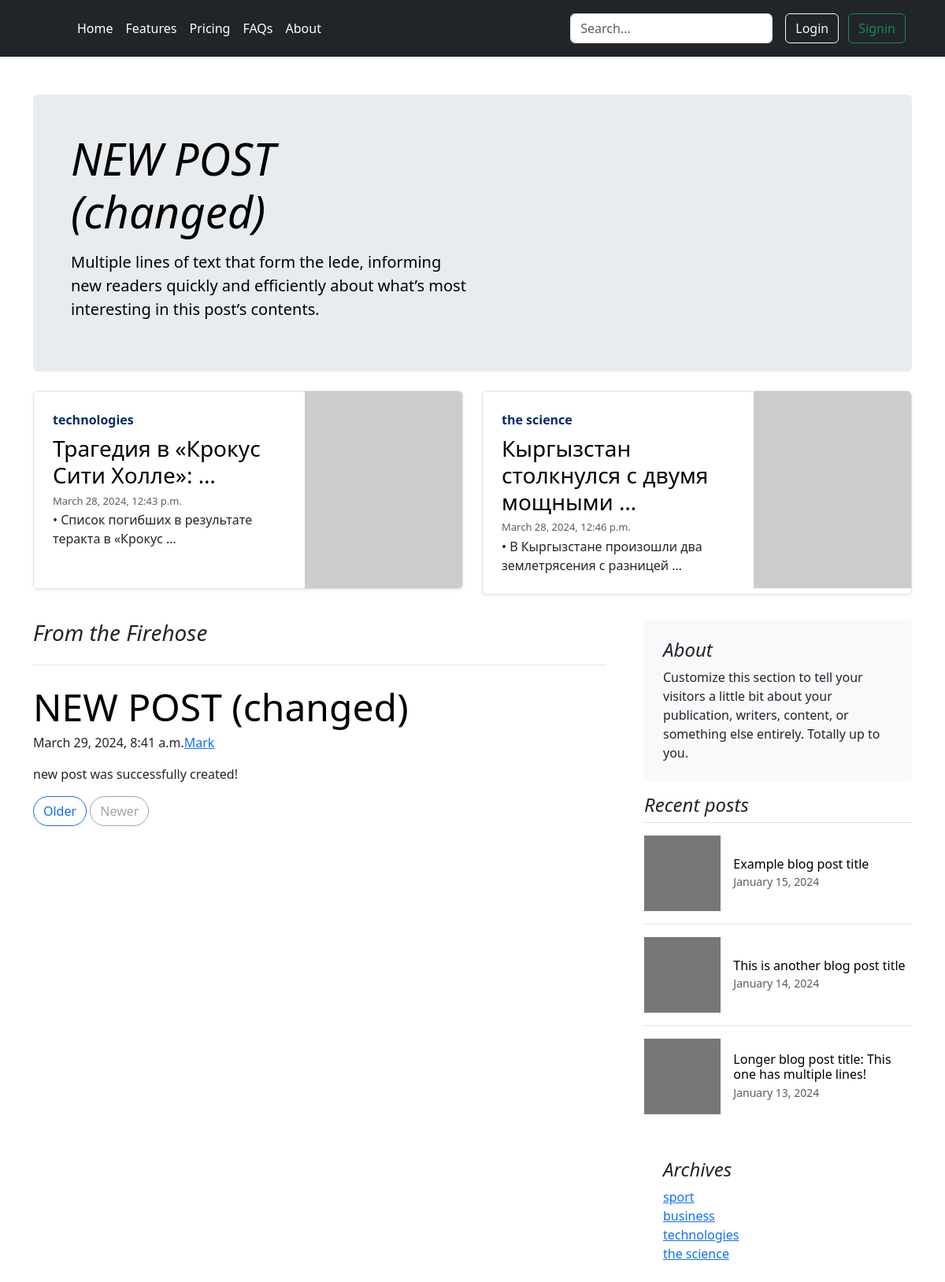
The app's page /post_details/14/ with its own data.
### index/models.py (models this page shows, shortened)
class Post(models.Model):
    user = models.ForeignKey(User, on_delete=models.CASCADE, null=True)
    category = models.ForeignKey(Category, on_delete=models.SET_NULL, null=True)
    image = models.ImageField(upload_to='images/', null=True, blank=True)
    title = models.CharField(max_length=100)
    content = models.TextField(null=True)
    date = models.DateTimeField(auto_now_add=True, null=True)

class Category(models.Model):
    title = models.CharField(max_length=100)

### index/views.py (the view)
# urls.py: path('post_details/<int:pk>/', post_details, name='post_details'),
def post_details(request, pk):
    post = Post.objects.get(id=pk)
    posts = Post.objects.all()
    categories = Category.objects.all()
    recommended_posts = list(posts)
    random.shuffle(recommended_posts)
    context = {
        'post':post,
        'categories':categories,
        'recommended_posts':recommended_posts[:2]
    }
    return render(request, 'index/post_details.html', context)

### templates/index/post_details.html (shortened to what this page needs)
{% extends 'base.html' %}
{% block content %}
            <main class="container mt-5">
                <div class="p-4 p-md-5 mb-4 rounded text-body-emphasis bg-body-secondary">
                  <div class="col-lg-6 px-0">
                    <h1 class="display-4 fst-italic">{{ post.title }}</h1>
                    <p class="lead my-3">Multiple lines of text that form the lede, informing new readers quickly and efficiently about what’s most interesting in this post’s contents.</p>
                </div>
                </div>
                <div class="row mb-2">
                {% for post in recommended_posts %}
                  <div class="col-md-6">
                    <div class="row g-0 border rounded overflow-hidden flex-md-row mb-4 shadow-sm h-md-250 position-relative">
                      <div class="col p-4 d-flex flex-column position-static">
                        <strong class="d-inline-block mb-2 text-primary-emphasis">{{ post.category.title }}</strong>
                        <h3><a href="{% url 'post_details' post.id %}" style="text-decoration: none;color: rgb(0, 0, 0);" class="mb-0">{{ post.title | truncatewords:5 }}</a></h3>
                        <h6 style="font-size: small;" class="mb-1 text-body-secondary">{{post.date}}</h6>
                        <p class="card-text mb-auto">{{ post.content | truncatewords:8}}</p>
                      </div>
                      <div class="col-auto d-none d-lg-block">
                        <img style="width: 200px; height: 250px; background-size:contain;" src="
            {% if post.image %}
            {{ post.image.url }}
            {% else %}
            https://picsum.photos/200/300
            {% endif %}
            " class="bd-placeholder-img card-img-top" style="object-fit: cover;" width="100%" height="225" >
                      </div>
                    </div>
                  </div>
                {% endfor %}
              </div>
                <div class="row g-5">
                  <div class="col-md-8">
                    <h3 class="pb-4 mb-4 fst-italic border-bottom">
                      From the Firehose
                    </h3>
                    <article class="blog-post">
                      <h2 class="display-5 link-body-emphasis mb-1">{{ post.title }}</h2>
                      <p class="blog-post-meta">{{ post.date }}<a href="#">Mark</a></p>
                      <p>{{ post.content}}</p>
                    </article>
                    <nav class="blog-pagination" aria-label="Pagination">
                      <a class="btn btn-outline-primary rounded-pill" href="#">Older</a>
                      <a class="btn btn-outline-secondary rounded-pill disabled" aria-disabled="true">Newer</a>
                    </nav>
                  </div>
                  <div class="col-md-4">
                    <div class="position-sticky" style="top: 2rem;">
                      <div class="p-4 mb-3 bg-body-tertiary rounded">
                        <h4 class="fst-italic">About</h4>
                        <p class="mb-0">Customize this section to tell your visitors a little bit about your publication, writers, content, or something else entirely. Totally up to you.</p>
                      </div>
                      <div>
                        <h4 class="fst-italic">Recent posts</h4>
                        <ul class="list-unstyled">
                          <li>
                            <a class="d-flex flex-column flex-lg-row gap-3 align-items-start align-items-lg-center py-3 link-body-emphasis text-decoration-none border-top" href="#">
                              <svg class="bd-placeholder-img" width="100%" height="96" xmlns="http://www.w3.org/2000/svg" aria-hidden="true" preserveAspectRatio="xMidYMid slice" focusable="false"><rect width="100%" height="100%" fill="#777"></rect></svg>
                              <div class="col-lg-8">
                                <h6 class="mb-0">Example blog post title</h6>
                                <small class="text-body-secondary">January 15, 2024</small>
                              </div>
                            </a>
                          </li>
                          <li>
                            <a class="d-flex flex-column flex-lg-row gap-3 align-items-start align-items-lg-center py-3 link-body-emphasis text-decoration-none border-top" href="#">
                              <svg class="bd-placeholder-img" width="100%" height="96" xmlns="http://www.w3.org/2000/svg" aria-hidden="true" preserveAspectRatio="xMidYMid slice" focusable="false"><rect width="100%" height="100%" fill="#777"></rect></svg>
                              <div class="col-lg-8">
                                <h6 class="mb-0">This is another blog post title</h6>
                                <small class="text-body-secondary">January 14, 2024</small>
                              </div>
                            </a>
                          </li>
                          <li>
                            <a class="d-flex flex-column flex-lg-row gap-3 align-items-start align-items-lg-center py-3 link-body-emphasis text-decoration-none border-top" href="#">
                              <svg class="bd-placeholder-img" width="100%" height="96" xmlns="http://www.w3.org/2000/svg" aria-hidden="true" preserveAspectRatio="xMidYMid slice" focusable="false"><rect width="100%" height="100%" fill="#777"></rect></svg>
                              <div class="col-lg-8">
                                <h6 class="mb-0">Longer blog post title: This one has multiple lines!</h6>
                                <small class="text-body-secondary">January 13, 2024</small>
                              </div>
                            </a>
                          </li>
                        </ul>
                      </div>
                      <div class="p-4">
                        <h4 class="fst-italic">Archives</h4>
                        <ol class="list-unstyled mb-0">
                          {% for category in categories %}
                          <li><a href="{% url 'index' %}?q={{ category.title }}">{{ category.title }}</a></li>
                          {% endfor %}
                        </ol>
                      </div>
                    </div>
                  </div>
                </div>
              </main>
{% endblock %}

### records on screen
Post: title "NEW POST (changed)", date "March 29, 2024, 8:41 a.m.", content "new post was successfully created!"
Post: category "technologies", title "Трагедия в «Крокус Сити Холле»: …", date "March 28, 2024, 12:43 p.m.", content "• Список погибших в результате теракта в «Крокус …"
Post: category "the science", title "Кыргызстан столкнулся с двумя мощными …", date "March 28, 2024, 12:46 p.m.", content "• В Кыргызстане произошли два землетрясения с разницей …"
Category: title "sport"
Category: title "business"
Category: title "technologies"
Category: title "the science"
